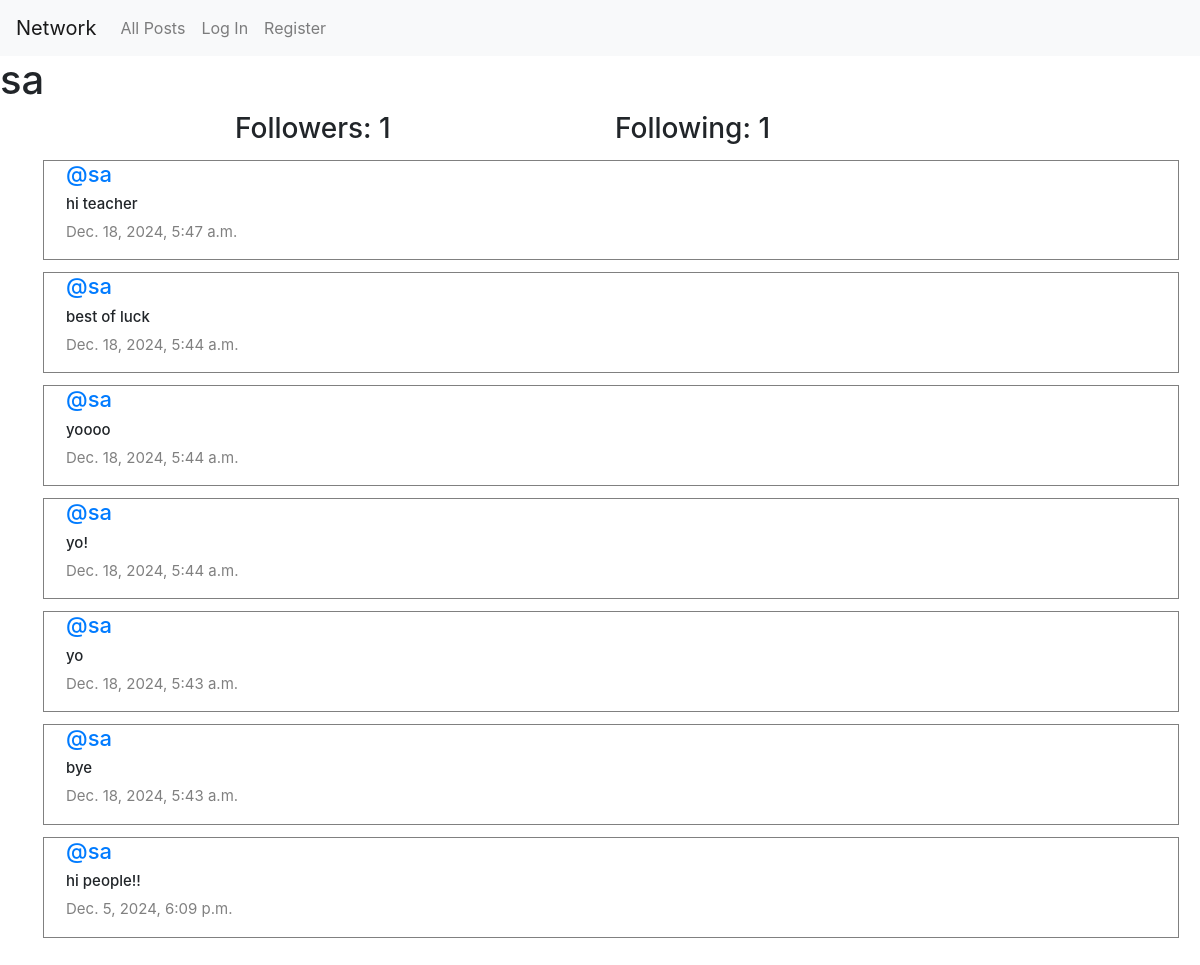
The app's page /profile/1 with its own data.
### network/models.py (models this page shows, shortened)
class User(AbstractUser):
    pass

class Post(models.Model):
    content = models.CharField(max_length=140)
    user = models.ForeignKey(User, on_delete=models.CASCADE, related_name="author")
    date = models.DateTimeField(auto_now_add=True)

### network/views.py (the view)
# urls.py: path("profile/<int:user_id>",views.profile,name="profile"),
def profile(request, user_id):
    user = User.objects.get(pk=user_id)
    all_posts = Post.objects.filter(user=user).order_by("id").reverse()
    following = Follow.objects.filter(user=user)
    followers = Follow.objects.filter(user_follower=user)
    is_following = False
    try:
        check_follow = followers.filter(user=User.objects.get(pk=request.user.id))
        if len(check_follow) != 0:
            is_following = True
    except:
        is_following = False
    paginator = Paginator(all_posts, 10)
    page_number = request.GET.get('page')
    posts_of_the_page = paginator.get_page(page_number)
    return render(request, "network/profile.html", {
        "allPosts": all_posts,
        "posts_of_the_page": posts_of_the_page,
        "username": user.username,
        "following": following,
        "followers": followers,
        "isFollowing": is_following,
        "user_profile": user
    })

### network/templates/network/profile.html (shortened to what this page needs)
{% extends "network/layout.html" %}
{% block body %}
    <h1>{{ username }}</h1>
    <div class="container">
        <div class="row d-flex justify-content-center">
            <h3 class="col-4">Followers: {{ followers.count }}</h3>
            <h3 class="col-4">Following: {{ following.count }}</h3>
        </div>
    </div>
    <div class="all-posts">
        {% for post in posts_of_the_page %}
            <div class="row post">
                <h5 class="username"><a href="{% url 'profile' user_id=post.user.id %}">@{{ post.user }}</a></h5>
                <h6 class="content">{{ post.content }}</h6>
                <p class="date">{{ post.date }}</p>
            </div>
        {% endfor %}
    </div>
{% endblock %}

### network/static/network/styles.css (style rules this page uses)
.all-posts { display: flex; justify-content: flex-start; flex-direction: column; margin: 20px 21px 28px 28px solid black; padding-left: 22px; margin-bottom: 21px; }
.post { border: 0.1px solid gray; display: flex; justify-content: center; flex-direction: column; box-sizing: border-box; padding-left: 22px; margin: 6px 21px; }
.content { font-size: 15px; }
.username { font-size: 22px; }
.date { color:gray; font-size: 15px; }

### records on screen
User: username "sa"
Post: user "sa", content "hi teacher", date "Dec. 18, 2024, 5:47 a.m."
Post: user "sa", content "best of luck", date "Dec. 18, 2024, 5:44 a.m."
Post: user "sa", content "yoooo", date "Dec. 18, 2024, 5:44 a.m."
Post: user "sa", content "yo!", date "Dec. 18, 2024, 5:44 a.m."
Post: user "sa", content "yo", date "Dec. 18, 2024, 5:43 a.m."
Post: user "sa", content "bye", date "Dec. 18, 2024, 5:43 a.m."
Post: user "sa", content "hi people!!", date "Dec. 5, 2024, 6:09 p.m."

### other values on screen
{{ followers.count }} "1"
{{ following.count }} "1"
